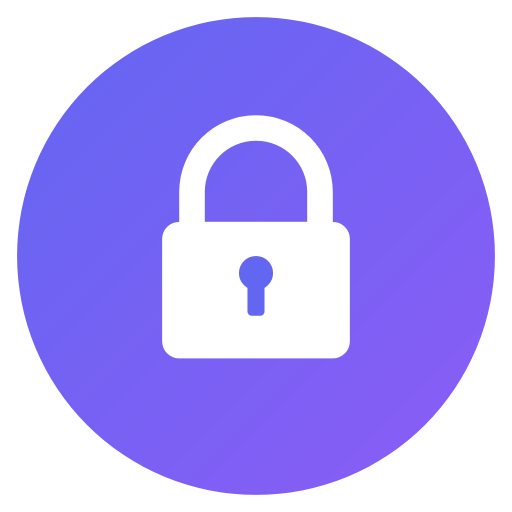
#> input picture assets/images/lockdin-transparent-1024x1024.png, 1024 x 1024 px (shown at 1/2 size)
$ python make-icons-bw.py
#> lines starting #> are read from the running program, lines starting #| are printed output that depends on the picture; after the words box and inside, x2 and y2 are one past the last pixel; in counts of white or black regions, pixels touching at a corner belong together
# Black-and-white version of the original LockdIn icon (a lock in a circle),
# written into assets/images for iOS, the Android adaptive icon, the splash
# screen and the favicon. It is cut out of the original artwork, so the lock
# keeps its exact shape. Needs Pillow:  pip install pillow && python3 scripts/make-icons-bw.py
# (scripts/make-icons.py makes the blue lock-and-flame version instead.)
import os
from PIL import Image, ImageChops

HERE = os.path.dirname(os.path.abspath(__file__))
IMG = os.path.join(HERE, "..", "assets", "images")
SRC = os.path.join(IMG, "lockdin-transparent-1024x1024.png")
S = 1024

src = Image.open(SRC).convert("RGBA")
#> src is the input picture: PIL image 1024x1024 RGBA; mean R, G, B, A 97.4, 85, 168.3, 174.4
r, g, b, a = src.split()
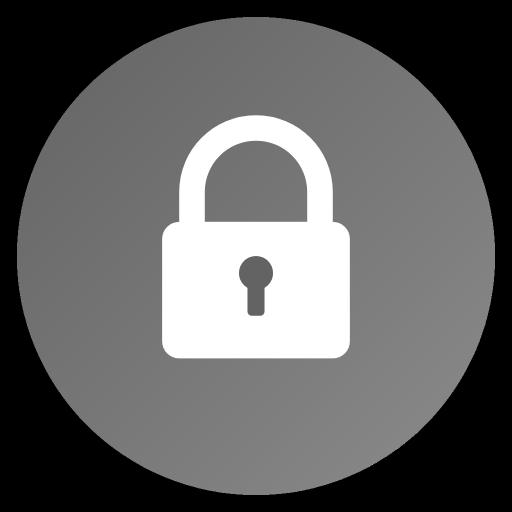
#> r: PIL image 1024x1024 L (shown at 1/2 size); min 0, max 255, mean 97.4
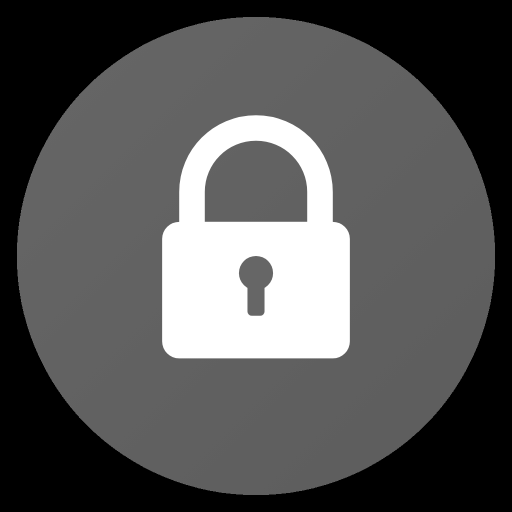
#> g: PIL image 1024x1024 L (shown at 1/2 size); min 0, max 255, mean 85
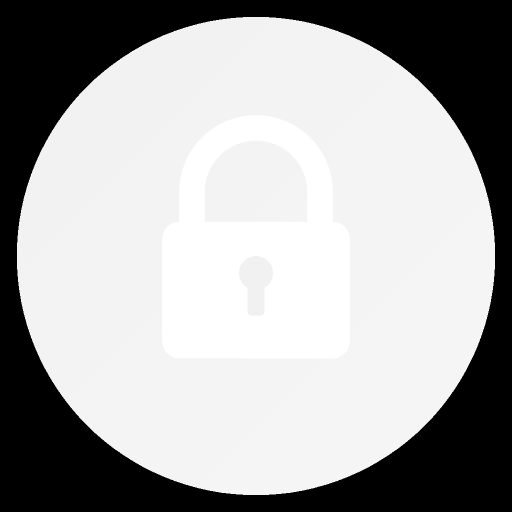
#> b: PIL image 1024x1024 L (shown at 1/2 size); min 0, max 255, mean 168.3

# 1) "whiteness": 1 on the lock, 0 on the purple circle (min channel is ~100 on
#    the circle and 255 on the lock), with the soft edges kept.
lo = ImageChops.darker(ImageChops.darker(r, g), b)
white = lo.point(lambda v: max(0, min(255, int((v - 100) * 255 / 155))))
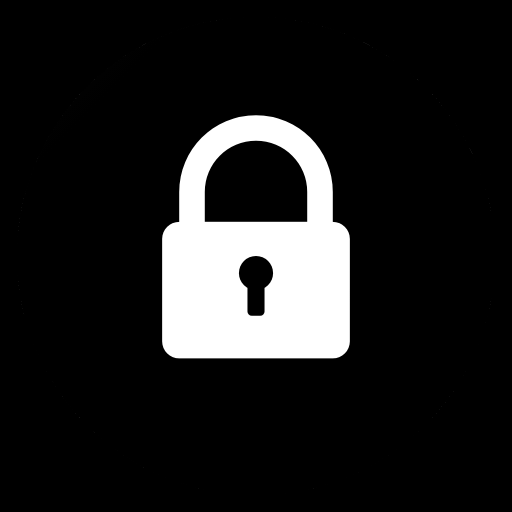
#> white: PIL image 1024x1024 L (shown at 1/2 size); min 0, max 255, mean 29.9
white = ImageChops.multiply(white, a)          # nothing outside the circle

# the grey gradient used behind everything
bg = Image.new("RGB", (S, S))
#> bg: PIL image 1024x1024 RGB; every value is 0
bpx = bg.load()
for y in range(S):
    for x in range(S):
        t = (x + y) / (2 * S - 2)
        v = int(58 - 40 * t)
        bpx[x, y] = (v, v, v)

# iOS / default icon: the gradient fills the whole square (the OS rounds it)
icon = bg.convert("RGBA")
icon.paste(Image.new("RGBA", (S, S), (255, 255, 255, 255)), (0, 0), white)
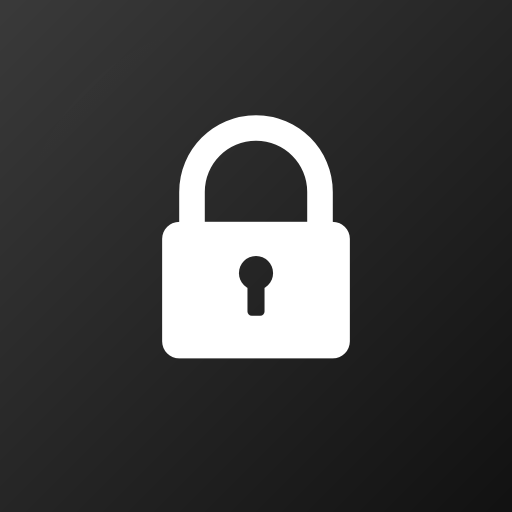
#> icon: PIL image 1024x1024 RGBA (shown at 1/2 size); mean R, G, B, A 63, 63, 63, 255
icon.convert("RGB").save(os.path.join(IMG, "lockdin-icon-1024.png"))

# Android adaptive icon: a grey gradient behind, the white lock in front
# (its keyhole is see-through, so it shows the gradient), plus a mono version.
bg.save(os.path.join(IMG, "android-icon-background.png"))
fg = Image.new("RGBA", (S, S), (255, 255, 255, 0))
fg.paste(Image.new("RGBA", (S, S), (255, 255, 255, 255)), (0, 0), white)
fg.save(os.path.join(IMG, "android-icon-foreground.png"))
fg.save(os.path.join(IMG, "android-icon-monochrome.png"))

# splash: just the white lock on the splash colour (black)
fg.save(os.path.join(IMG, "splash-icon.png"))

# favicon: tabs are tiny, so the lock is cropped tight and fills most of a rounded
# dark tile (the iOS icon keeps more breathing room, which would shrink it to a speck)
from PIL import ImageDraw
F = 256
box = white.point(lambda v: 255 if v > 128 else 0).getbbox()
#> box = (324, 231, 700, 717)
lock = Image.new("RGBA", (S, S), (255, 255, 255, 0))
lock.paste(Image.new("RGBA", (S, S), (255, 255, 255, 255)), (0, 0), white)
lock = lock.crop(box)
h = int(F * 0.78)
lock = lock.resize((int(lock.width * h / lock.height), h), Image.LANCZOS)
#> lock: PIL image 153x199 RGBA
tile = bg.resize((F, F), Image.LANCZOS).convert("RGBA")
mask = Image.new("L", (F * 4, F * 4), 0)
#> mask: PIL image 1024x1024 L; every value is 0
ImageDraw.Draw(mask).rounded_rectangle([0, 0, F * 4 - 1, F * 4 - 1], radius=int(F * 4 * 0.22), fill=255)
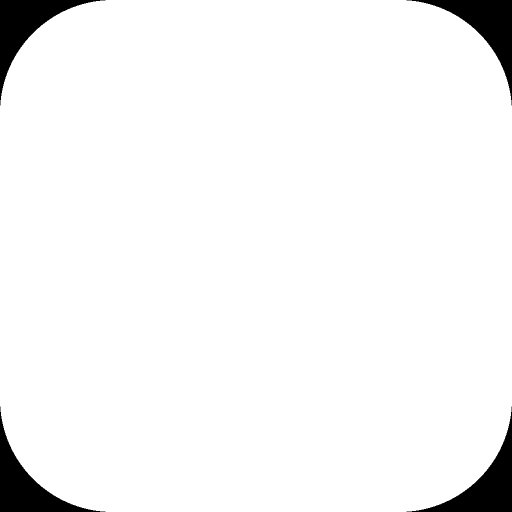
#> mask: PIL image 1024x1024 L (shown at 1/2 size); 95.8% white; 4 black regions, box (x1, y1, x2, y2) and area: (0, 0, 211, 211) 10934, (813, 0, 1024, 211) 10934, (0, 813, 211, 1024) 10934, (813, 813, 1024, 1024) 10934
tile.putalpha(mask.resize((F, F), Image.LANCZOS))
tile.alpha_composite(lock, ((F - lock.width) // 2, (F - lock.height) // 2 + int(F * 0.01)))
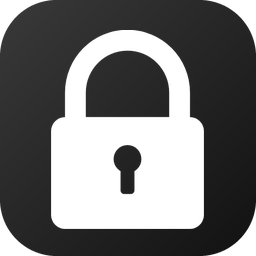
#> tile: PIL image 256x256 RGBA; mean R, G, B, A 105.9, 105.9, 105.9, 244.4; transparent parts drawn white
tile.save(os.path.join(IMG, "favicon.png"))
print("done")
